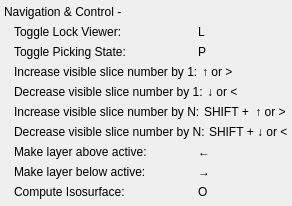
              <widget class="QWidget" name="widget_47" native="true">
               <property name="sizePolicy">
                <sizepolicy hsizetype="Preferred" vsizetype="Fixed">
                 <horstretch>0</horstretch>
                 <verstretch>0</verstretch>
                </sizepolicy>
               </property>
               <layout class="QVBoxLayout" name="verticalLayout_12">
                <property name="spacing">
                 <number>0</number>
                </property>
                <property name="leftMargin">
                 <number>4</number>
                </property>
                <property name="topMargin">
                 <number>2</number>
                </property>
                <property name="rightMargin">
                 <number>4</number>
                </property>
                <property name="bottomMargin">
                 <number>4</number>
                </property>
                <item>
                 <widget class="QWidget" name="widget_48" native="true">
                  <layout class="QHBoxLayout" name="horizontalLayout_44">
                   <property name="spacing">
                    <number>0</number>
                   </property>
                   <property name="margin">
                    <number>0</number>
                   </property>
                   <item>
                    <widget class="QLabel" name="label_71">
                     <property name="minimumSize">
                      <size>
                       <width>0</width>
                       <height>20</height>
                      </size>
                     </property>
                     <property name="text">
                      <string>Navigation &amp; Control -</string>
                     </property>
                    </widget>
                   </item>
                  </layout>
                 </widget>
                </item>
                <item>
                 <widget class="QWidget" name="widget_49" native="true">
                  <property name="minimumSize">
                   <size>
                    <width>0</width>
                    <height>20</height>
                   </size>
                  </property>
                  <layout class="QHBoxLayout" name="horizontalLayout_45" stretch="2,1">
                   <property name="spacing">
                    <number>4</number>
                   </property>
                   <property name="leftMargin">
                    <number>10</number>
                   </property>
                   <property name="topMargin">
                    <number>0</number>
                   </property>
                   <property name="rightMargin">
                    <number>0</number>
                   </property>
                   <property name="bottomMargin">
                    <number>0</number>
                   </property>
                   <item>
                    <widget class="QLabel" name="label_72">
                     <property name="text">
                      <string>Toggle Lock Viewer:</string>
                     </property>
                    </widget>
                   </item>
                   <item>
                    <widget class="QLabel" name="label_73">
                     <property name="text">
                      <string>L</string>
                     </property>
                    </widget>
                   </item>
                  </layout>
                 </widget>
                </item>
                <item>
                 <widget class="QWidget" name="widget_54" native="true">
                  <property name="minimumSize">
                   <size>
                    <width>0</width>
                    <height>20</height>
                   </size>
                  </property>
                  <layout class="QHBoxLayout" name="horizontalLayout_50" stretch="2,1">
                   <property name="spacing">
                    <number>4</number>
                   </property>
                   <property name="leftMargin">
                    <number>10</number>
                   </property>
                   <property name="topMargin">
                    <number>0</number>
                   </property>
                   <property name="rightMargin">
                    <number>0</number>
                   </property>
                   <property name="bottomMargin">
                    <number>0</number>
                   </property>
                   <item>
                    <widget class="QLabel" name="label_82">
                     <property name="text">
                      <string>Toggle Picking State:</string>
                     </property>
                    </widget>
                   </item>
                   <item>
                    <widget class="QLabel" name="label_83">
                     <property name="text">
                      <string>P</string>
                     </property>
                    </widget>
                   </item>
                  </layout>
                 </widget>
                </item>
                <item>
                 <widget class="QWidget" name="widget_50" native="true">
                  <property name="minimumSize">
                   <size>
                    <width>0</width>
                    <height>20</height>
                   </size>
                  </property>
                  <layout class="QHBoxLayout" name="horizontalLayout_46" stretch="2,1">
                   <property name="spacing">
                    <number>4</number>
                   </property>
                   <property name="leftMargin">
                    <number>10</number>
                   </property>
                   <property name="topMargin">
                    <number>0</number>
                   </property>
                   <property name="rightMargin">
                    <number>0</number>
                   </property>
                   <property name="bottomMargin">
                    <number>0</number>
                   </property>
                   <item>
                    <widget class="QLabel" name="label_74">
                     <property name="text">
                      <string>Increase visible slice number by 1:</string>
                     </property>
                    </widget>
                   </item>
                   <item>
                    <widget class="QLabel" name="label_75">
                     <property name="text">
                      <string>↑ or &gt;</string>
                     </property>
                    </widget>
                   </item>
                  </layout>
                 </widget>
                </item>
                <item>
                 <widget class="QWidget" name="widget_51" native="true">
                  <property name="minimumSize">
                   <size>
                    <width>0</width>
                    <height>20</height>
                   </size>
                  </property>
                  <layout class="QHBoxLayout" name="horizontalLayout_47" stretch="2,1">
                   <property name="spacing">
                    <number>4</number>
                   </property>
                   <property name="leftMargin">
                    <number>10</number>
                   </property>
                   <property name="topMargin">
                    <number>0</number>
                   </property>
                   <property name="rightMargin">
                    <number>0</number>
                   </property>
                   <property name="bottomMargin">
                    <number>0</number>
                   </property>
                   <item>
                    <widget class="QLabel" name="label_76">
                     <property name="text">
                      <string>Decrease visible slice number by 1:</string>
                     </property>
                    </widget>
                   </item>
                   <item>
                    <widget class="QLabel" name="label_77">
                     <property name="text">
                      <string>↓ or &lt;</string>
                     </property>
                    </widget>
                   </item>
                  </layout>
                 </widget>
                </item>
                <item>
                 <widget class="QWidget" name="widget_52" native="true">
                  <property name="minimumSize">
                   <size>
                    <width>0</width>
                    <height>20</height>
                   </size>
                  </property>
                  <layout class="QHBoxLayout" name="horizontalLayout_48" stretch="2,1">
                   <property name="spacing">
                    <number>4</number>
                   </property>
                   <property name="leftMargin">
                    <number>10</number>
                   </property>
                   <property name="topMargin">
                    <number>0</number>
                   </property>
                   <property name="rightMargin">
                    <number>0</number>
                   </property>
                   <property name="bottomMargin">
                    <number>0</number>
                   </property>
                   <item>
                    <widget class="QLabel" name="label_78">
                     <property name="text">
                      <string>Increase visible slice number by N:</string>
                     </property>
                    </widget>
                   </item>
                   <item>
                    <widget class="QLabel" name="label_79">
                     <property name="text">
                      <string>SHIFT +  ↑ or &gt;</string>
                     </property>
                    </widget>
                   </item>
                  </layout>
                 </widget>
                </item>
                <item>
                 <widget class="QWidget" name="widget_53" native="true">
                  <property name="minimumSize">
                   <size>
                    <width>0</width>
                    <height>20</height>
                   </size>
                  </property>
                  <layout class="QHBoxLayout" name="horizontalLayout_49" stretch="2,1">
                   <property name="spacing">
                    <number>4</number>
                   </property>
                   <property name="leftMargin">
                    <number>10</number>
                   </property>
                   <property name="topMargin">
                    <number>0</number>
                   </property>
                   <property name="rightMargin">
                    <number>0</number>
                   </property>
                   <property name="bottomMargin">
                    <number>0</number>
                   </property>
                   <item>
                    <widget class="QLabel" name="label_80">
                     <property name="text">
                      <string>Decrease visible slice number by N:</string>
                     </property>
                    </widget>
                   </item>
                   <item>
                    <widget class="QLabel" name="label_81">
                     <property name="text">
                      <string>SHIFT +  ↓ or &lt;</string>
                     </property>
                    </widget>
                   </item>
                  </layout>
                 </widget>
                </item>
                <item>
                 <widget class="QWidget" name="widget_58" native="true">
                  <property name="minimumSize">
                   <size>
                    <width>0</width>
                    <height>20</height>
                   </size>
                  </property>
                  <layout class="QHBoxLayout" name="horizontalLayout_54" stretch="2,1">
                   <property name="spacing">
                    <number>4</number>
                   </property>
                   <property name="leftMargin">
                    <number>10</number>
                   </property>
                   <property name="topMargin">
                    <number>0</number>
                   </property>
                   <property name="rightMargin">
                    <number>0</number>
                   </property>
                   <property name="bottomMargin">
                    <number>0</number>
                   </property>
                   <item>
                    <widget class="QLabel" name="label_90">
                     <property name="text">
                      <string>Make layer above active:</string>
                     </property>
                    </widget>
                   </item>
                   <item>
                    <widget class="QLabel" name="label_91">
                     <property name="text">
                      <string>←</string>
                     </property>
                    </widget>
                   </item>
                  </layout>
                 </widget>
                </item>
                <item>
                 <widget class="QWidget" name="widget_59" native="true">
                  <property name="minimumSize">
                   <size>
                    <width>0</width>
                    <height>20</height>
                   </size>
                  </property>
                  <layout class="QHBoxLayout" name="horizontalLayout_55" stretch="2,1">
                   <property name="spacing">
                    <number>4</number>
                   </property>
                   <property name="leftMargin">
                    <number>10</number>
                   </property>
                   <property name="topMargin">
                    <number>0</number>
                   </property>
                   <property name="rightMargin">
                    <number>0</number>
                   </property>
                   <property name="bottomMargin">
                    <number>0</number>
                   </property>
                   <item>
                    <widget class="QLabel" name="label_92">
                     <property name="text">
                      <string>Make layer below active:</string>
                     </property>
                    </widget>
                   </item>
                   <item>
                    <widget class="QLabel" name="label_93">
                     <property name="text">
                      <string>→</string>
                     </property>
                    </widget>
                   </item>
                  </layout>
                 </widget>
                </item>
                <item>
                 <widget class="QWidget" name="widget_60" native="true">
                  <property name="minimumSize">
                   <size>
                    <width>0</width>
                    <height>20</height>
                   </size>
                  </property>
                  <layout class="QHBoxLayout" name="horizontalLayout_56" stretch="2,1">
                   <property name="spacing">
                    <number>4</number>
                   </property>
                   <property name="leftMargin">
                    <number>10</number>
                   </property>
                   <property name="topMargin">
                    <number>0</number>
                   </property>
                   <property name="rightMargin">
                    <number>0</number>
                   </property>
                   <property name="bottomMargin">
                    <number>0</number>
                   </property>
                   <item>
                    <widget class="QLabel" name="label_94">
                     <property name="text">
                      <string>Compute Isosurface:</string>
                     </property>
                    </widget>
                   </item>
                   <item>
                    <widget class="QLabel" name="label_95">
                     <property name="text">
                      <string>O</string>
                     </property>
                    </widget>
                   </item>
                  </layout>
                 </widget>
                </item>
               </layout>
              </widget>
